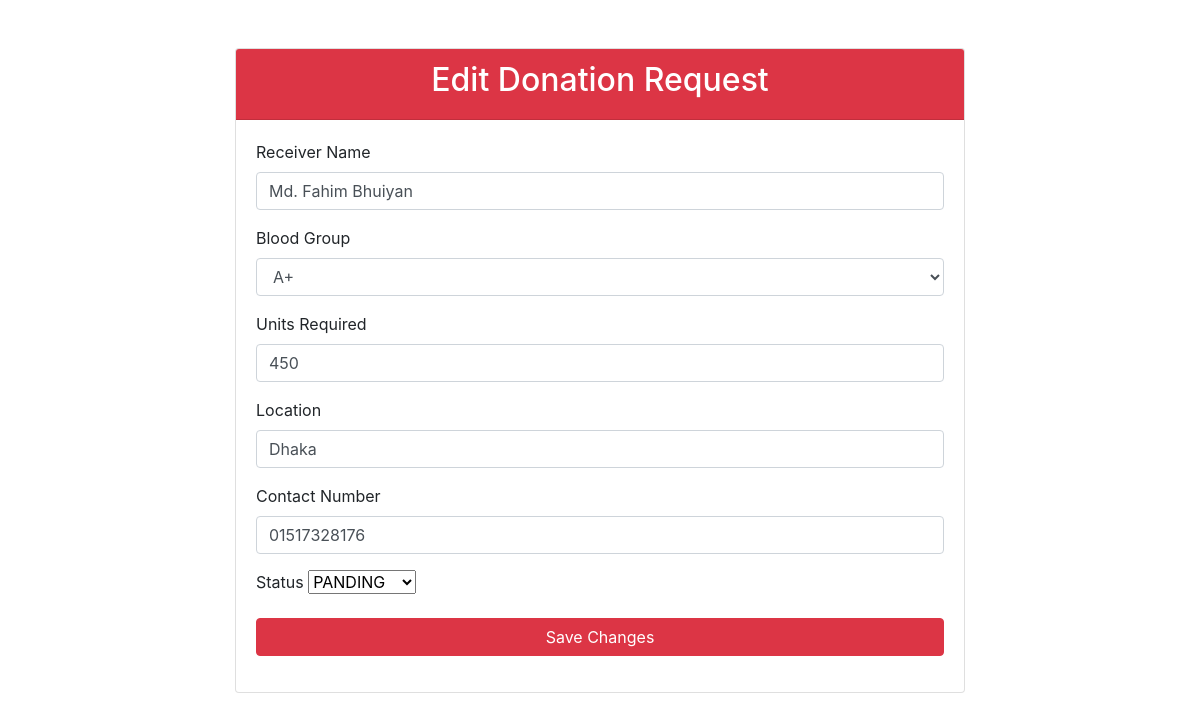
Before: /admins/donation-request/edit/4/ with the older database file.
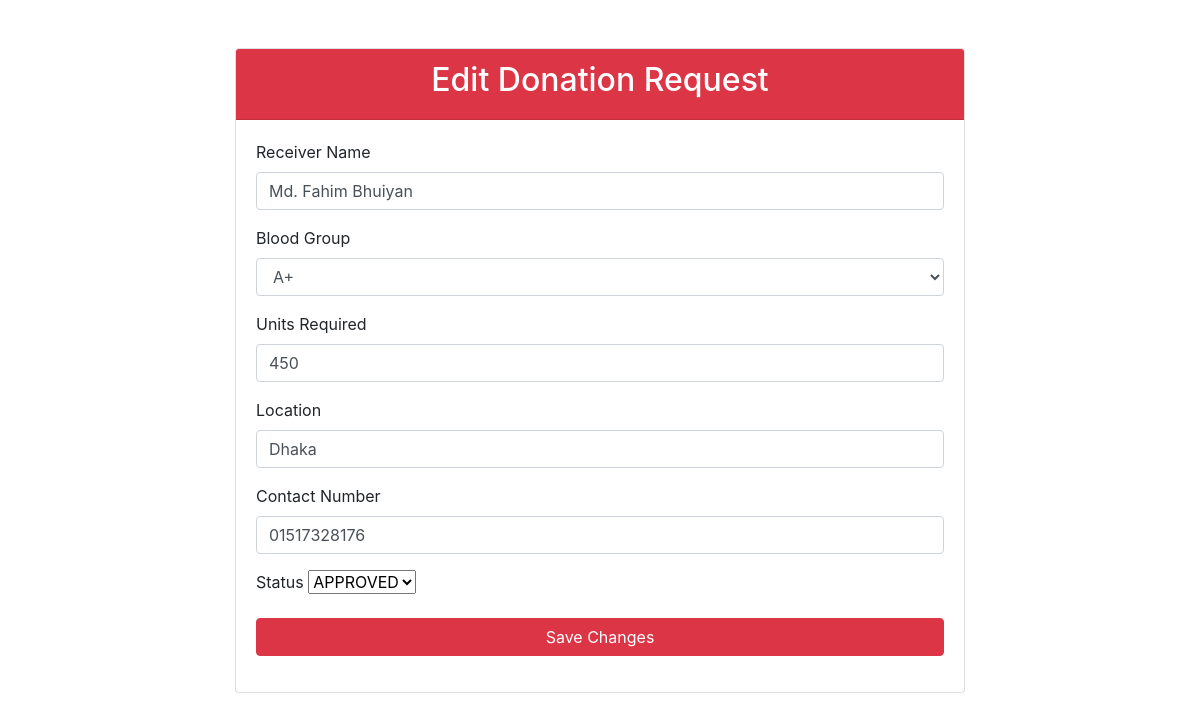
After: the same page with the newer database file.
### patient/models.py (models this page shows)
class DonationRequest(models.Model):
    doner_name = models.CharField(max_length=50, blank=True)
    user = models.ForeignKey(User, on_delete=models.CASCADE)
    blood_group = models.CharField(max_length=3, choices=BLOOD_GROUPS)
    units_required = models.PositiveIntegerField()
    location = models.CharField(max_length=200)
    contact_number = models.CharField(max_length=20)
    is_approved = models.CharField(default='PANDING', max_length=8, choices=APPROVED)
    created_at = models.DateTimeField(auto_now_add=True)

### adminView/views.py (the view)
# urls.py: path('donation-request/edit/<int:request_id>/',views.admin_edit_donation_request, name='admin_edit_donation_request'),
def admin_edit_donation_request(request, request_id):
    donation_request = get_object_or_404(DonationRequest, id=request_id)
    if request.method == 'POST':
        form = DonationRequestForm(request.POST, instance=donation_request)
        if form.is_valid():
            form.save()
            return redirect('admin_view_donation_requests')
    else:
        form = DonationRequestForm(instance=donation_request)
    return render(request, 'admin/admin_edit_donation_request.html', {'form': form})

### adminView/forms.py
class DonationRequestForm(forms.ModelForm):
    class Meta:
        model = DonationRequest
        fields = ['doner_name','blood_group', 'units_required', 'location', 'contact_number','is_approved']
    def __init__(self, *args, **kwargs):
        super().__init__(*args, **kwargs)
        self.fields['doner_name'].widget.attrs.update({'class': 'form-control'})
        self.fields['blood_group'].widget.attrs.update({'class': 'form-control'})
        self.fields['units_required'].widget.attrs.update({'class': 'form-control'})
        self.fields['location'].widget.attrs.update({'class': 'form-control'})
        self.fields['contact_number'].widget.attrs.update({'class': 'form-control'})

### Templates/admin/admin_edit_donation_request.html (shortened to what this page needs)
{% extends 'patient/base.html' %}
{% block content %}
  <div class="container mt-5">
    <div class="row justify-content-center">
      <div class="col-md-8">
        <div class="card">
          <div class="card-header bg-danger text-white">
            <h2 class="text-center">Edit Donation Request</h2>
          </div>
          <div class="card-body">
            <form method="post">
              <div class="form-group">
                <label for="{{ form.receiver_name.id_for_label }}">Receiver Name</label>
                {{ form.doner_name }}
              </div>
              <div class="form-group">
                <label for="{{ form.blood_group.id_for_label }}">Blood Group</label>
                {{ form.blood_group }}
              </div>
              <div class="form-group">
                <label for="{{ form.units_required.id_for_label }}">Units Required</label>
                {{ form.units_required }}
              </div>
              <div class="form-group">
                <label for="{{ form.location.id_for_label }}">Location</label>
                {{ form.location }}
              </div>
              <div class="form-group">
                <label for="{{ form.contact_number.id_for_label }}">Contact Number</label>
                {{ form.contact_number }}
              </div>
              <div class="form-group">
                <label for="{{ form.is_approved.id_for_label }}">Status</label>
                {{ form.is_approved }}
              </div>
              <button type="submit" class="btn btn-danger btn-block mt-3">Save Changes</button>
            </form>
          </div>
        </div>
      </div>
    </div>
  </div>
{% endblock %}

Changed rows visible on the page:
changed DonationRequest "Md. Fahim Bhuiyan": is_approved "PANDING" → "APPROVED"
